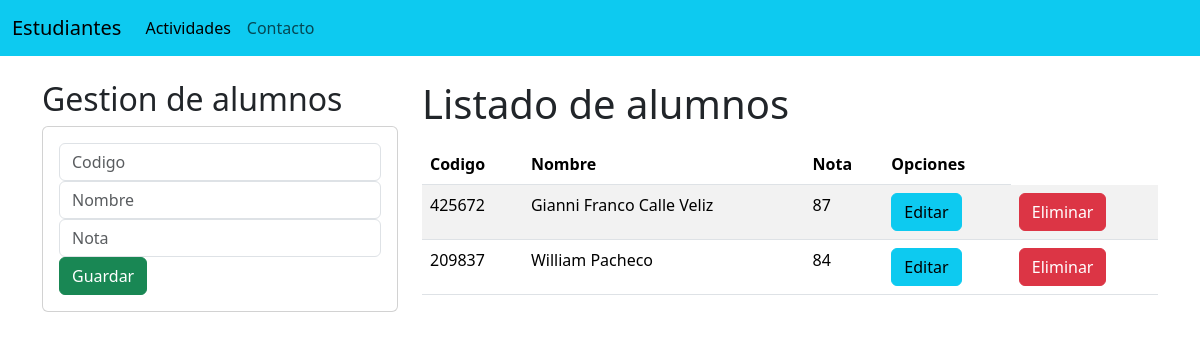
The page / on the database its author committed.
### aplicaciones/Academico/models.py (models this page shows, shortened)
class Alumno(models.Model):
    codigo = models.CharField(primary_key=True, max_length=6)
    nombre = models.CharField(max_length=50)
    nota = models.PositiveSmallIntegerField()

### aplicaciones/Academico/views.py (the view)
# urls.py: 2. Add a URL to urlpatterns:  path('', views.home, name='home')
def home(request):
    alumnos = Alumno.objects.all()
    return render(request, "gestionCursos.html", {"alumnos": alumnos})

### aplicaciones/Academico/templates/gestionCursos.html (shortened to what this page needs)
{% extends "./base.html" %}
{% block body %}
<div class="row">
    <div class="col-sm-12 col-md-6 col-lg-4 col-xl-4">
<h2>Gestion de alumnos</h2>
<div class="card">
    <div class="card-body">
        <form action="/registrarAlumno/" method="post">{% csrf_token %}
            <div class="form-group">
                <input type="text" id="textCodigo" name="textCodigo" class="form-control" placeholder="Codigo"
                minlength="6" maxlength="6" required>
            </div>
            <div class="form-group">
                <input type="text" id="textNombre" name="textNombre" class="form-control" placeholder="Nombre"
                maxlength="50" required>
            </div>
            <div class="form-group">
                <input type="text" id="numNota" name="numNota" class="form-control" placeholder="Nota"
                min="1" max="3" required>
            </div>
            <div class="form-group">
                <button type="submit" class="btn btn-success btn-block text-white">Guardar </button>
            </div>
        </form>
    </div>
</div>
    </div>
    <div class="col-sm-12 col-md-6 col-lg-8 col-xl-8">
        <h1>Listado de alumnos</h1>
        <div class="table-responsive py-2">
            <table class="table table-striped">
<thead>
    <tr>
        <th>Codigo</th>
        <th>Nombre</th>
        <th>Nota</th>
        <th colspan="">Opciones</th>
    </tr>
</thead>
<tbody>
    {% for c in alumnos %}
        <tr>
            <td>{{ c.codigo }}</td>
            <td>{{ c.nombre }}</td>
            <td>{{ c.nota }}</td>
            <td><a href="edicionAlumno/{{c.codigo}}" class="btn btn-info">Editar</a></td>
            <td><a href="eliminarAlumno/{{c.codigo}}" class="btn btn-danger">Eliminar</a></td>
        </tr>
    {% endfor %}
</tbody>
            </table>
        </div>
    </div>
</div>
{% endblock %}

### rows shown on the page
Alumno: codigo "425672", nombre "Gianni Franco Calle Veliz", nota "87"
Alumno: codigo "209837", nombre "William Pacheco", nota "84"
